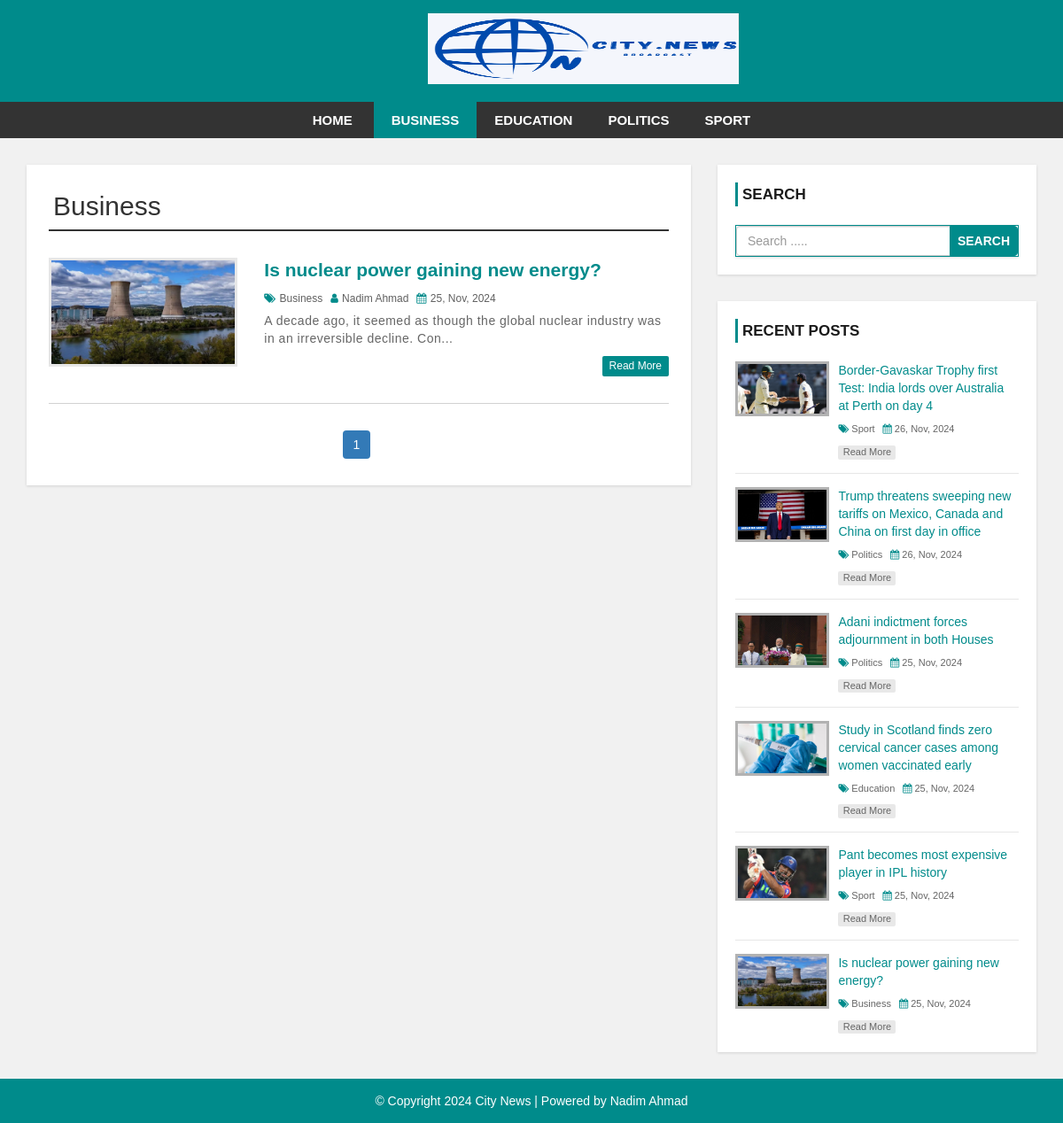
The page /category.php?id=30 on the database its author committed.
### tables this page shows
CREATE TABLE `setting` (
  `id` int(11) NOT NULL,
  `website_name` varchar(50) DEFAULT NULL,
  `logo` varchar(255) DEFAULT NULL,
  `footer` varchar(200) DEFAULT NULL
);

CREATE TABLE `category` (
  `category_id` int(11) NOT NULL,
  `category_name` varchar(100) NOT NULL,
  `post` int(11) NOT NULL DEFAULT 0
);

CREATE TABLE `post` (
  `post_id` int(11) NOT NULL,
  `title` varchar(100) NOT NULL,
  `description` varchar(500) NOT NULL,
  `category` varchar(100) NOT NULL,
  `post_date` varchar(50) NOT NULL,
  `author` int(11) NOT NULL,
  `post_img` varchar(100) NOT NULL
);

CREATE TABLE `user` (
  `user_id` int(10) UNSIGNED NOT NULL,
  `first_name` varchar(30) NOT NULL,
  `last_name` varchar(30) NOT NULL,
  `username` varchar(30) DEFAULT NULL,
  `password` varchar(40) DEFAULT NULL,
  `role` int(11) NOT NULL
);

### config.php (called while the page is built, shortened)
<?php
$hostname = "http://localhost/city-news";
?>

### category.php (the view, shortened to what this page needs)
<?php include 'header.php'; ?>
    <div id="main-content">
      <div class="container">
        <div class="row">
            <div class="col-md-8">
                <div class="post-container">
                <?php
                    include "admin/config.php";
                    $limit = 10;
                    if(isset($_GET['page'])) {
                        $page = mysqli_real_escape_string($conn, $_GET['page']);
                        } else {
                            $page = 1;
                        }
                    $offset = ($page-1)*$limit;
                    if(isset($_GET['id'])) {
                        $catId = mysqli_real_escape_string($conn, $_GET['id']);
                    }
                    $sql = "SELECT post.post_id, post.title, post.description, post.category as cat_id, post.author as a_id, post.post_date, post.post_img, category.category_name, user.first_name, user.last_name FROM post
                    LEFT JOIN category ON post.category = category.category_id
                    LEFT JOIN user ON post.author = user.user_id
                    WHERE post.category = {$catId}
                    ORDER BY post_id DESC LIMIT {$offset},{$limit}";
                    $result = mysqli_query($conn, $sql) or die("Query Failed");
                    if(mysqli_num_rows($result) > 0) {
                        while($row = mysqli_fetch_assoc($result)) {
                ?>
                  <h2 class="page-heading"><?=$row['category_name']?></h2>
                    <div class="post-content">
                        <div class="row">
                            <div class="col-md-4">
                                <a class="post-img" href="single.php?id=<?=$row['post_id']?>"><img src="admin/upload/<?=$row['post_img']?>" alt=""/></a>
                            </div>
                            <div class="col-md-8">
                                <div class="inner-content clearfix">
                                    <h3><a href='single.php?id=<?=$row['post_id']?>'><?=$row['title']?></a></h3>
                                    <div class="post-information">
                                        <span>
                                            <i class="fa fa-tags" aria-hidden="true"></i>
                                            <a href='category.php?id=<?=$row['cat_id']?>'><?=$row['category_name']?></a>
                                        </span>
                                        <span>
                                            <i class="fa fa-user" aria-hidden="true"></i>
                                            <a href='author.php?id=<?=$row['a_id']?>'><?=$row['first_name']." ".$row['last_name']?></a>
                                        </span>
                                        <span>
                                            <i class="fa fa-calendar" aria-hidden="true"></i>
                                            <?=$row['post_date']?>
                                        </span>
                                    </div>
                                    <p class="description">
                                    <?=substr($row['description'], 0, 100)."..."?>
                                    </p>
                                    <a class='read-more pull-right' href='single.php?id=<?=$row['post_id']?>'>read more</a>
                                </div>
                            </div>
                        </div>
                    </div>
                    <?php
                        }
                        } else {
                            echo "<h2>No Record Found</h2>";
                        }
                        $sql1 = "SELECT post FROM category WHERE category_id={$catId}";
                        $result1 = mysqli_query($conn, $sql1) or die("Query Failed.");
                        $row = mysqli_fetch_assoc($result1);
                        if(mysqli_num_rows($result1) > 0) {
                            $total_records = $row['post'];
                            $total_pages = ceil($total_records / $limit);
                            echo "<ul class='pagination admin-pagination'>";
                            for($i=1; $i<=$total_pages; $i++) {
                                if($page == $i) {
                                    $active = "active";
                                } else {
                                    $active = "";
                                }
                                echo "<li class='{$active}'><a href='category.php?id=".$catId."&page={$i}'>{$i}</a></li>";
                            }
                            echo "</ul>";
                        }
                    ?>
                </div>
            </div>
            <?php include 'sidebar.php'; ?>
        </div>
      </div>
    </div>
 <?php include 'footer.php'; ?>

### header.php (shortened to what this page needs)
<?php
include "admin/config.php";
?>
<!DOCTYPE html>
<html lang="en">
<head>
    <link rel="stylesheet" href="css/bootstrap.min.css" />
    <link rel="stylesheet" href="css/font-awesome.css">
    <link rel="stylesheet" href="css/style.css">
</head>
<body>
<div id="header">
    <div class="container">
        <div class="row">
            <div class=" col-md-offset-4 col-md-4">
                <?php
                $sql = "SELECT * FROM setting";
                $result = mysqli_query($conn, $sql) or die("Query Failed");
                if(mysqli_num_rows($result) > 0) {
                    while($row = mysqli_fetch_assoc($result)) {
                        if(!isset($row['logo']) || empty($row['logo'])) {
                            echo '<a href="index.php" id="logo"><h1>'.$row['website_name'].'</h1></a>';
                        } else {
                            echo '<a href="index.php" id="logo"><img class="logo" src="admin/images/'.$row['logo'].'" height="80"></a>';
                        }
                    }
                }?>
            </div>
        </div>
    </div>
</div>
<div id="menu-bar">
    <div class="container">
        <div class="row">
            <div class="col-md-12">
                <?php
                    include "config.php";
                    if(isset($_GET['id'])) {
                        $catId = $_GET['id'];
                    } else {
                        $catId = 0;
                    }
                    $sql = "SELECT * FROM category WHERE post > 0";
                    $result = mysqli_query($conn, $sql) or die("Query Failed. : Category");
                    if(mysqli_num_rows($result) > 0) {
                ?>
                    <ul class='menu'>
                        <li><a href="<?=$hostname?>">Home</a></li>
                        <?php while($row = mysqli_fetch_assoc($result)) {
                            if($row['category_id'] == $catId) {
                                $active = "active";
                            } else {
                                $active = "";
                            }
                            echo "<li><a class='{$active}' href='category.php?id={$row['category_id']}'>{$row['category_name']}</a></li>";
                        }?>
                    </ul>
                <?php }?>
            </div>
        </div>
    </div>
</div>

### sidebar.php
<div id="sidebar" class="col-md-4">
    <div class="search-box-container">
        <h4>Search</h4>
        <form class="search-post" action="search.php" method ="GET">
            <div class="input-group">
                <input type="text" name="search" class="form-control" placeholder="Search .....">
                <span class="input-group-btn">
                    <button type="submit" class="btn btn-danger">Search</button>
                </span>
            </div>
        </form>
    </div>
    <div class="recent-post-container">
        <h4>Recent Posts</h4>
        <?php
            include "admin/config.php";
            $limit = 10;
            $sql = "SELECT post.post_id, post.title, post.category as cat_id, post.post_date, post.post_img, category.category_name FROM post
            LEFT JOIN category ON post.category = category.category_id
            ORDER BY post_id DESC LIMIT {$limit}";
            $result = mysqli_query($conn, $sql) or die("Query Failed: Recent Post");
            if(mysqli_num_rows($result) > 0) {
                while($row = mysqli_fetch_assoc($result)) {
        ?>
        <div class="recent-post">
            <a class="post-img" href="single.php?id=<?=$row['post_id']?>">
                <img src="admin/upload/<?=$row['post_img']?>" alt=""/>
            </a>
            <div class="post-content">
                <h5><a href="single.php?id=<?=$row['post_id']?>"><?=$row['title']?></a></h5>
                <span>
                    <i class="fa fa-tags" aria-hidden="true"></i>
                    <a href='category.php?id=<?=$row['cat_id']?>'><?=$row['category_name']?></a>
                </span>
                <span>
                    <i class="fa fa-calendar" aria-hidden="true"></i>
                    <?=$row['post_date']?>
                </span>
                <a class="read-more" href="single.php?id=<?=$row['post_id']?>">read more</a>
            </div>
        </div>
        <?php
        } }
        ?>
    </div>
</div>

### footer.php
<div id ="footer">
    <div class="container">
        <div class="row">
            <div class="col-md-12">
                <?php
                include "admin/config.php";
                $sql = "SELECT * FROM setting";
                $result = mysqli_query($conn, $sql) or die("Query Failed");
                if(mysqli_num_rows($result) > 0) {
                    while($row = mysqli_fetch_assoc($result)) {
                        echo '<span>'.$row['footer'].'</span>';
                    }
                }?>
            </div>
        </div>
    </div>
</div>
</body>
</html>

### css/style.css (style rules this page uses)
body { background: #f1f1f1; font-family: sans-serif,arial,Helvetica; }
a, a:hover, a:focus { text-decoration: none; outline: none; }
ul { margin:0; padding:0; list-style:none; }
h2.page-heading { margin: 5px 0 30px; padding: 0 5px 10px; border-bottom: 2px solid #333; }
img.logo { width: 130%; height: 80px; display: block; }
form { border: 1px solid darkcyan; box-shadow: 0px -2px 20px darkcyan; }
form { background: #fff; padding: 25px; box-shadow:0 1px 3px rgba(0, 0, 0, 0.13); }
#header { background: darkcyan; text-align: center; padding: 15px; }
#logo { display: inline-block; width: 65%; }
#logo img { width: 150%; }
#menu-bar { background: #333; text-align: center; }
#menu-bar .menu > li { display: inline-block; }
.menu > li > a { padding: 10px 20px; display: block; text-transform: uppercase; color: #fff; font-size: 15px; font-weight:600; transition:all 0.5s ease 0s; }
#menu-bar .menu > li > a:hover, #menu-bar .menu > li > a.active { color:#fff; background:darkcyan; }
#main-content { padding: 30px 0; min-height: 750px; }
#main-content .post-container { background-color: #fff; padding: 25px; box-shadow: 0 1px 3px rgba(0, 0, 0, 0.13); }
#main-content .post-content { border-bottom: 1px solid #d1d1d1; padding: 0 0 30px; margin-bottom:30px; }
#main-content .post-content img { width: 100%; }
#main-content .post-content .post-img { border: 3px solid #e7e7e7; display: block; overflow: hidden; transition: border .3s; }
#main-content .post-content h3 { font-size: 21px; line-height: 28px; font-weight: 600; margin: 0 0 7px; }
#main-content .post-content h3 a { color: darkcyan; transition:all 0.3s; }
#main-content .post-content .post-information span { color: #606060; font-size: 12px; text-transform: capitalize; margin: 0 5px 5px 0; display: inline-block; }
#main-content .post-content .post-information i { color: darkcyan; margin-right: 1px; }
#main-content .post-content .post-information a { color: #606060; text-decoration: none; }
#main-content .post-content p, #main-content .single-post p { color: #666; font-size: 14px; letter-spacing: 0.5px; margin:0 0 10px; }
#main-content .post-content a.read-more { color: #fff; background-color: darkcyan; font-size: 12px; text-transform: capitalize; padding: 3px 8px; border-radius: 2px; transition: all 0.3s; }
.pagination { display: block; text-align: center; margin: 0; }
.pagination li { display:inline-block; margin: 0 5px 0 0; }
.pagination li a { border: none; background: darkcyan; color: #fff; }
i.fa { color:#222; }
#sidebar h4 { color: #1A1A1A; font-size: 17px; line-height: 27px; font-weight:600; text-transform: uppercase; padding: 0 0 0 5px; margin: 0 0 21px; border-left: 3px solid darkcyan; }
#sidebar .search-box-container { background-color: #fff; padding: 20px; margin: 0 0 30px; box-shadow: 0 1px 3px rgba(0, 0, 0, 0.13); }
#sidebar .search-post { padding: 0; }
#sidebar .search-post input { color: #606060; }
#sidebar .search-post .btn { font-weight: 600; text-transform: uppercase; padding: 6px 8px; background-color: darkcyan; border-color: darkcyan; outline: none; }
#sidebar .recent-post-container { padding: 20px; background: #fff; box-shadow: 0 1px 3px rgba(0, 0, 0, 0.13); }
#sidebar .recent-post { border-bottom: 1px solid #e7e7e7; padding: 0 0 15px; margin: 0 0 15px; }
#sidebar .recent-post:last-child { margin: 0; padding: 0; border: none; }
#sidebar .recent-post .post-img { display: inline-block; width: 33%; border: 3px solid rgba(0,0,0,0.3); vertical-align: top; transition: border .3s; }
#sidebar .recent-post .post-img img { width: 100%; }
#sidebar .recent-post .post-content { width: 65%; display: inline-block; border: none; padding: 0 0 0 7px; margin: 0; }
#sidebar .recent-post h5 { font-size: 14px; line-height: 20px; margin: 0 0 5px; }
#sidebar .recent-post h5 a { color: darkcyan; }
#sidebar .recent-post span { color: #666; font-size: 11px; display: inline-block; margin: 0 5px 10px 0; }
#sidebar .recent-post span a { color: #666; }
#sidebar .recent-post span i { color: darkcyan; }
#sidebar .recent-post a.read-more { color: #666; background-color: rgba(0,0,0,0.09); width: 65px; font-size: 11px; text-align: center; padding: 0; display: block; transition: all 0.3s; }
#footer { color: #fff; padding:15px 0; text-align:center; background-color:darkcyan; }

### rows shown on the page
setting: logo (picture), footer "© Copyright 2024 City News | Powered by Nadim Ahmad"
category: category_name "BUSINESS"
category: category_name "EDUCATION"
category: category_name "POLITICS"
category: category_name "SPORT"
post: category.category_name "Business", post_img (picture), title "Is nuclear power gaining new energy?", user.first_name "Nadim", user.last_name "Ahmad", post_date "25, Nov, 2024", description "A decade ago, it seemed as though the global nuclear industry was in an irreversible decline. Con"
post: post_img (picture), title "Border-Gavaskar Trophy first Test: India lords over Australia at Perth on day 4", category.category_name "Sport", post_date "26, Nov, 2024"
post: post_img (picture), title "Trump threatens sweeping new tariffs on Mexico, Canada and China on first day in office", category.category_name "Politics", post_date "26, Nov, 2024"
post: post_img (picture), title "Adani indictment forces adjournment in both Houses", category.category_name "Politics", post_date "25, Nov, 2024"
post: post_img (picture), title "Study in Scotland finds zero cervical cancer cases among women vaccinated early", category.category_name "Education", post_date "25, Nov, 2024"
post: post_img (picture), title "Pant becomes most expensive player in IPL history", category.category_name "Sport", post_date "25, Nov, 2024"
